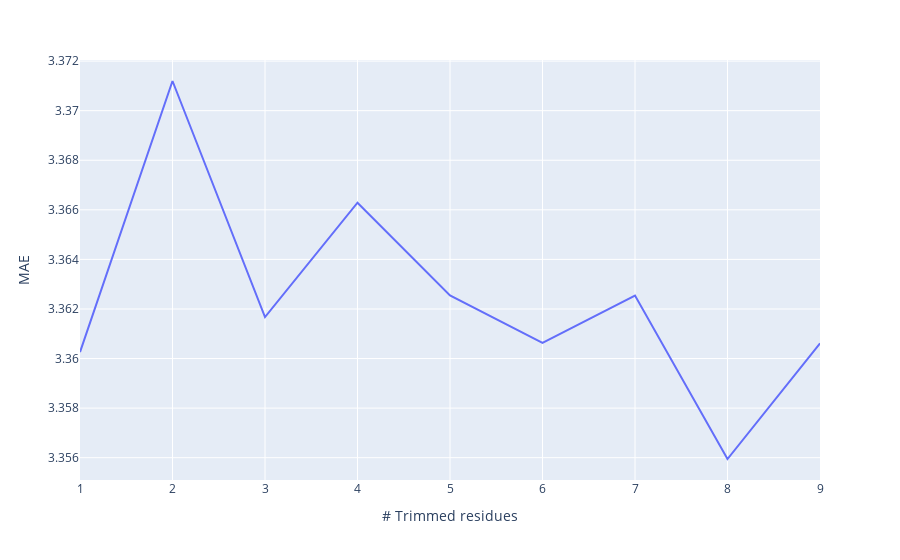

The cell this chart's notebook holds for it:
### Code cell
fig = px.line(df_trim_mae, x='# Trimmed residues', y='MAE')
fig.show()

### Figure 1 — Plotly figure (JSON) as saved in the notebook; plotly's stock layout.template omitted (floating-point values rounded to 4 significant figures)
{"data": [{"hovertemplate": "# Trimmed residues=%{x}<br>MAE=%{y}<extra></extra>", "legendgroup": "", "line": {"color": "#636efa", "dash": "solid"}, "marker": {"symbol": "circle"}, "mode": "lines", "name": "", "orientation": "v", "showlegend": false, "type": "scatter", "x": [1, 2, 3, 4, 5, 6, 7, 8, 9], "xaxis": "x", "y": [3.36, 3.371, 3.362, 3.366, 3.363, 3.361, 3.363, 3.356, 3.361], "yaxis": "y"}], "layout": {"autosize": true, "legend": {"tracegroupgap": 0}, "margin": {"t": 60}, "xaxis": {"anchor": "y", "autorange": true, "domain": [0, 1], "range": [1, 9], "title": {"text": "# Trimmed residues"}, "type": "linear"}, "yaxis": {"anchor": "x", "autorange": true, "domain": [0, 1], "range": [3.355, 3.372], "title": {"text": "MAE"}, "type": "linear"}}}
